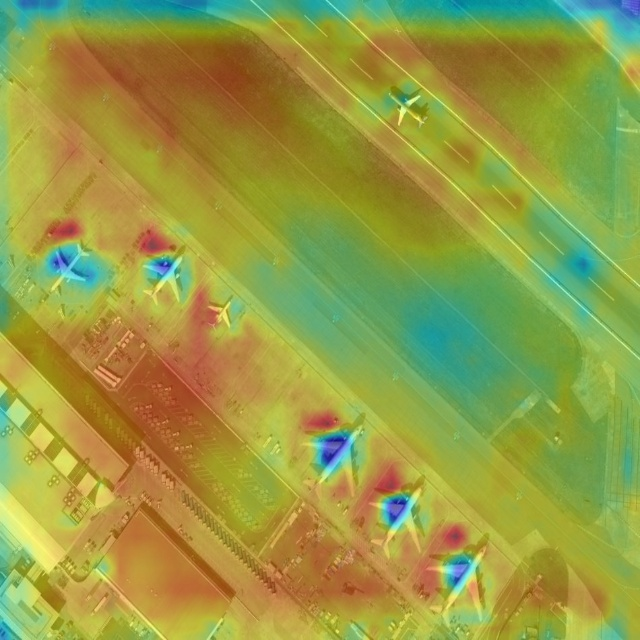

Here is the Python script that generated this plot:
import warnings
warnings.filterwarnings('ignore')
warnings.simplefilter('ignore')
import torch, yaml, cv2, os, shutil
import numpy as np
np.random.seed(0)
import matplotlib.pyplot as plt
from tqdm import trange
from PIL import Image
from ultralytics.nn.tasks import attempt_load_weights
from ultralytics.utils.ops import xywh2xyxy
from pytorch_grad_cam import GradCAMPlusPlus, GradCAM, XGradCAM, EigenCAM, HiResCAM, LayerCAM, RandomCAM, EigenGradCAM
from pytorch_grad_cam.utils.image import show_cam_on_image, scale_cam_image
from pytorch_grad_cam.activations_and_gradients import ActivationsAndGradients

def letterbox(im, new_shape=(640, 640), color=(114, 114, 114), auto=True, scaleFill=False, scaleup=True, stride=32):
    # Resize and pad image while meeting stride-multiple constraints
    shape = im.shape[:2]  # current shape [height, width]
    if isinstance(new_shape, int):
        new_shape = (new_shape, new_shape)

    # Scale ratio (new / old)
    r = min(new_shape[0] / shape[0], new_shape[1] / shape[1])
    if not scaleup:  # only scale down, do not scale up (for better val mAP)
        r = min(r, 1.0)

    # Compute padding
    ratio = r, r  # width, height ratios
    new_unpad = int(round(shape[1] * r)), int(round(shape[0] * r))
    dw, dh = new_shape[1] - new_unpad[0], new_shape[0] - new_unpad[1]  # wh padding
    if auto:  # minimum rectangle
        dw, dh = np.mod(dw, stride), np.mod(dh, stride)  # wh padding
    elif scaleFill:  # stretch
        dw, dh = 0.0, 0.0
        new_unpad = (new_shape[1], new_shape[0])
        ratio = new_shape[1] / shape[1], new_shape[0] / shape[0]  # width, height ratios

    dw /= 2  # divide padding into 2 sides
    dh /= 2

    if shape[::-1] != new_unpad:  # resize
        im = cv2.resize(im, new_unpad, interpolation=cv2.INTER_LINEAR)
    top, bottom = int(round(dh - 0.1)), int(round(dh + 0.1))
    left, right = int(round(dw - 0.1)), int(round(dw + 0.1))
    im = cv2.copyMakeBorder(im, top, bottom, left, right, cv2.BORDER_CONSTANT, value=color)  # add border
    return im, ratio, (dw, dh)

class ActivationsAndGradients:
    """ Class for extracting activations and
    registering gradients from targetted intermediate layers """

    def __init__(self, model, target_layers, reshape_transform):
        self.model = model
        self.gradients = []
        self.activations = []
        self.reshape_transform = reshape_transform
        self.handles = []
        for target_layer in target_layers:
            self.handles.append(
                target_layer.register_forward_hook(self.save_activation))
            # Because of https://github.com/pytorch/pytorch/issues/61519,
            # we don't use backward hook to record gradients.
            self.handles.append(
                target_layer.register_forward_hook(self.save_gradient))

    def save_activation(self, module, input, output):
        activation = output

        if self.reshape_transform is not None:
            activation = self.reshape_transform(activation)
        self.activations.append(activation.cpu().detach())

    def save_gradient(self, module, input, output):
        if not hasattr(output, "requires_grad") or not output.requires_grad:
            # You can only register hooks on tensor requires grad.
            return

        # Gradients are computed in reverse order
        def _store_grad(grad):
            if self.reshape_transform is not None:
                grad = self.reshape_transform(grad)
            self.gradients = [grad.cpu().detach()] + self.gradients

        output.register_hook(_store_grad)

    def post_process(self, result):
        logits_ = result[:, 4:]
        boxes_ = result[:, :4]
        sorted, indices = torch.sort(logits_.max(1)[0], descending=True)
        return logits_[indices], boxes_[indices], xywh2xyxy(boxes_[indices]).cpu().detach().numpy()
  
    def __call__(self, x):
        self.gradients = []
        self.activations = []
        model_output = self.model(x)
        post_result, pre_post_boxes, post_boxes = self.post_process(model_output[0][0])
        return [[post_result, pre_post_boxes]]

    def release(self):
        for handle in self.handles:
            handle.remove()

class rtdetr_target(torch.nn.Module):
    def __init__(self, ouput_type, conf, ratio) -> None:
        super().__init__()
        self.ouput_type = ouput_type
        self.conf = conf
        self.ratio = ratio
    
    def forward(self, data):
        post_result, pre_post_boxes = data
        result = []
        for i in trange(int(post_result.size(0) * self.ratio)):
            if float(post_result[i].max()) < self.conf:
                break
            if self.ouput_type == 'class' or self.ouput_type == 'all':
                result.append(post_result[i].max())
            elif self.ouput_type == 'box' or self.ouput_type == 'all':
                for j in range(4):
                    result.append(pre_post_boxes[i, j])
        return sum(result)

class rtdetr_heatmap:
    def __init__(self, weight, device, method, layer, backward_type, conf_threshold, ratio, show_box, renormalize):
        device = torch.device(device)
        ckpt = torch.load(weight)
        model_names = ckpt['model'].names
        model = attempt_load_weights(weight, device)
        model.info()
        for p in model.parameters():
            p.requires_grad_(True)
        model.eval()
        
        target = rtdetr_target(backward_type, conf_threshold, ratio)
        target_layers = [model.model[l] for l in layer]
        method = eval(method)(model, target_layers, use_cuda=device.type == 'cuda')
        method.activations_and_grads = ActivationsAndGradients(model, target_layers, None)

        colors = np.random.uniform(0, 255, size=(len(model_names), 3)).astype(np.int64)
        self.__dict__.update(locals())
    
    def post_process(self, result, shape):
        logits_ = result[:, 4:]
        boxes_ = result[:, :4]
        
        # filter
        score, cls = logits_.max(1, keepdim=True)
        idx = (score > self.conf_threshold).squeeze()
        logits_, boxes_ = logits_[idx], boxes_[idx]
        
        # xywh -> xyxy
        h, w = shape
        boxes_ = xywh2xyxy(boxes_)
        boxes_[:, 0] *= w
        boxes_[:, 2] *= w
        boxes_[:, 1] *= w
        boxes_[:, 3] *= w
        
        return torch.cat([boxes_, logits_], dim=1)
    
    def draw_detections(self, box, color, name, img):
        xmin, ymin, xmax, ymax = list(map(int, list(box)))
        cv2.rectangle(img, (xmin, ymin), (xmax, ymax), tuple(int(x) for x in color), 2)
        cv2.putText(img, str(name), (xmin, ymin - 5), cv2.FONT_HERSHEY_SIMPLEX, 0.8, tuple(int(x) for x in color), 2, lineType=cv2.LINE_AA)
        return img

    def renormalize_cam_in_bounding_boxes(self, boxes, image_float_np, grayscale_cam):
        """Normalize the CAM to be in the range [0, 1] 
        inside every bounding boxes, and zero outside of the bounding boxes. """
        h, w, _ = image_float_np.shape
        renormalized_cam = np.zeros(grayscale_cam.shape, dtype=np.float32)
        for x1, y1, x2, y2 in boxes:
            x1, y1 = max(x1 , 0) , max(y1, 0) 
            x2, y2 = min(grayscale_cam.shape[1] - 1, x2) , min(grayscale_cam.shape[0] - 1, y2) 
            renormalized_cam[y1:y2, x1:x2] = scale_cam_image(grayscale_cam[y1:y2, x1:x2].copy())    
        renormalized_cam = scale_cam_image(renormalized_cam)
        eigencam_image_renormalized = show_cam_on_image(image_float_np, renormalized_cam, use_rgb=True)
        return eigencam_image_renormalized
    
    def process(self, img_path, save_path):
        # img process
        img = cv2.imread(img_path)
        ori_h, ori_w = img.shape[:2]
        img = letterbox(img, auto=False, scaleFill=True)[0]
        img = cv2.cvtColor(img, cv2.COLOR_BGR2RGB)
        img = np.float32(img) / 255.0
        tensor = torch.from_numpy(np.transpose(img, axes=[2, 0, 1])).unsqueeze(0).to(self.device)
        
        try:
            grayscale_cam = self.method(tensor, [self.target])
        except AttributeError as e:
            return
        
        grayscale_cam = grayscale_cam[0, :]
        cam_image = show_cam_on_image(img, grayscale_cam, use_rgb=True)
        pred = self.model(tensor)[0][0]
        pred = self.post_process(pred, img.shape[:2])
        if self.renormalize:
            cam_image = self.renormalize_cam_in_bounding_boxes(pred[:, :4].cpu().detach().numpy().astype(np.int32), img, grayscale_cam)
        if self.show_box:
            for data in pred:
                data = data.cpu().detach().numpy()
                cam_image = self.draw_detections(data[:4], self.colors[int(data[4:].argmax())], f'{self.model_names[int(data[4:].argmax())]} {float(data[4:].max()):.2f}', cam_image)
        cam_image = cv2.resize(cam_image, (ori_w, ori_h))
        cam_image = Image.fromarray(cam_image)
        cam_image.save(save_path)
    
    def __call__(self, img_path, save_path):
        # remove dir if exist
        if os.path.exists(save_path):
            shutil.rmtree(save_path)
        # make dir if not exist
        os.makedirs(save_path, exist_ok=True)

        if os.path.isdir(img_path):
            for img_path_ in os.listdir(img_path):
                self.process(f'{img_path}/{img_path_}', f'{save_path}/{img_path_}')
        else:
            self.process(img_path, f'{save_path}/result.png')

def get_params():
    params = {
        'weight': 'runs/train/best.pt',
        'device': 'cuda:0',
        'method': 'GradCAMPlusPlus', # GradCAMPlusPlus, GradCAM, XGradCAM, EigenCAM, HiResCAM, LayerCAM, RandomCAM, EigenGradCAM
        'layer': [15,19,22,25],
        'backward_type': 'all', # class, box, all
        'conf_threshold': 0.2, # 0.2
        'ratio': 1.0, # 0.02-0.1
        'show_box': False, # 不需要绘制框请设置为False
        'renormalize': False # 需要把热力图限制在框内请设置为True
    }
    return params

# 需要安装grad-cam==1.4.8

if __name__ == '__main__':
    model = rtdetr_heatmap(**get_params())
    model(r'dataset/images/test', 'result')
